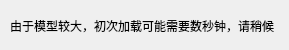
<?xml version="1.0" encoding="UTF-8"?>
<ui version="4.0">
 <class>LoadDialog</class>
 <widget class="QDialog" name="LoadDialog">
  <property name="geometry">
   <rect>
    <x>0</x>
    <y>0</y>
    <width>289</width>
    <height>50</height>
   </rect>
  </property>
  <property name="sizePolicy">
   <sizepolicy hsizetype="Preferred" vsizetype="Preferred">
    <horstretch>0</horstretch>
    <verstretch>0</verstretch>
   </sizepolicy>
  </property>
  <property name="windowTitle">
   <string>加载中</string>
  </property>
  <property name="sizeGripEnabled">
   <bool>false</bool>
  </property>
  <property name="modal">
   <bool>false</bool>
  </property>
  <widget class="QLabel" name="label">
   <property name="geometry">
    <rect>
     <x>10</x>
     <y>0</y>
     <width>271</width>
     <height>51</height>
    </rect>
   </property>
   <property name="text">
    <string>由于模型较大，初次加载可能需要数秒钟，请稍候</string>
   </property>
  </widget>
 </widget>
 <resources/>
 <connections/>
 <designerdata>
  <property name="gridDeltaX">
   <number>10</number>
  </property>
  <property name="gridDeltaY">
   <number>10</number>
  </property>
  <property name="gridSnapX">
   <bool>true</bool>
  </property>
  <property name="gridSnapY">
   <bool>true</bool>
  </property>
  <property name="gridVisible">
   <bool>false</bool>
  </property>
 </designerdata>
</ui>
